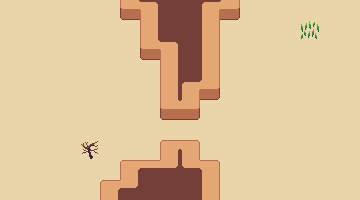

The image is a tile-based game level rendered from a .tmx file. Its description and complete source (layers, tilesets, objects, tile grids) follow:
An orthogonal 18x10 tile map with 20x20 px tiles, 2 tile layers (ground, obstacles) and 3 objects (2x enemy_spawn, player_spawn).

<map version="1.10" tiledversion="1.10.2" orientation="orthogonal" renderorder="right-down" width="18" height="10" tilewidth="20" tileheight="20" infinite="0" nextlayerid="9" nextobjectid="18">
 <tileset firstgid="1" source="tileset.tsx" />
 <layer id="6" name="ground" width="18" height="10">
  <data encoding="csv">
85,85,85,85,85,85,85,85,85,85,85,85,85,85,85,85,85,85,
85,85,85,85,85,85,85,85,85,85,85,85,85,85,85,65,85,85,
85,85,85,85,85,85,85,85,85,85,85,85,85,85,85,85,85,85,
85,85,85,85,85,85,85,85,85,85,85,85,85,85,85,85,85,85,
85,85,85,85,85,85,85,85,85,85,85,85,85,85,85,85,85,85,
85,85,85,85,85,85,85,85,85,85,85,85,85,85,85,85,85,85,
85,85,85,85,85,85,85,85,85,85,85,85,85,85,85,85,85,85,
85,85,85,85,86,85,85,85,85,85,85,85,85,85,85,85,85,85,
85,85,85,85,85,85,85,85,85,85,85,85,85,85,85,85,85,85,
85,85,85,85,85,85,85,85,64,85,85,85,85,85,85,85,85,85
</data>
 </layer>
 <layer id="7" name="obstacles" width="18" height="10">
  <data encoding="csv">
0,0,0,0,0,0,43,5,23,23,4,45,0,0,0,0,0,0,
0,0,0,0,0,0,0,22,23,23,24,0,0,0,0,0,0,0,
0,0,0,0,0,0,0,43,5,23,24,0,0,0,0,0,0,0,
0,0,0,0,0,0,0,0,22,23,24,0,0,0,0,0,0,0,
0,0,0,0,0,0,0,0,22,4,45,0,0,0,0,0,0,0,
0,0,0,0,0,0,0,0,43,45,0,0,0,0,0,0,0,0,
0,0,0,0,0,0,0,0,0,0,0,0,0,0,0,0,0,0,
0,0,0,0,0,0,0,0,1,3,0,0,0,0,0,0,0,0,
0,0,0,0,0,0,1,2,26,25,3,0,0,0,0,0,0,0,
0,0,0,0,0,1,26,23,23,23,24,0,0,0,0,0,0,0
</data>
 </layer>
 <objectgroup id="8" name="spawn">
  <object id="15" name="enemy_spawn" x="20" y="80" />
  <object id="16" name="enemy_spawn" x="60" y="80" />
  <object id="17" name="player_spawn" x="320" y="100">
   <properties>
    <property name="direction" value="left" />
   </properties>
  </object>
 </objectgroup>
</map>
